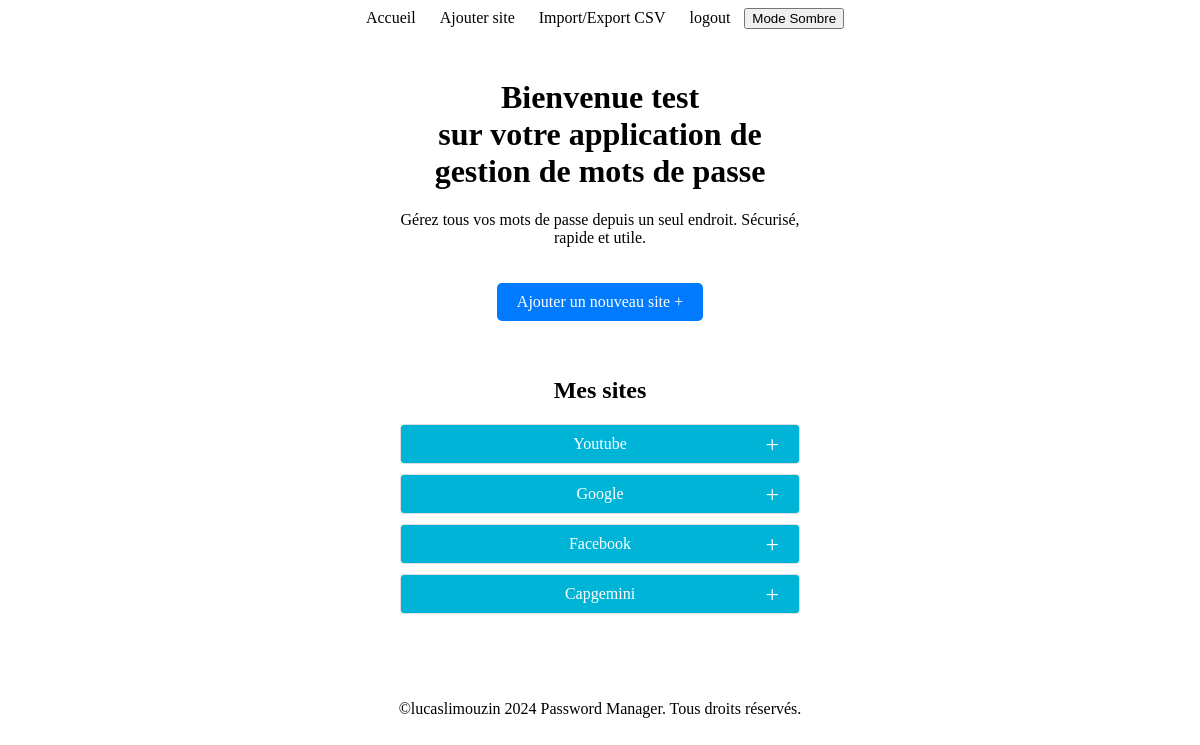
Before: /home/ (signed in) with the older database file.
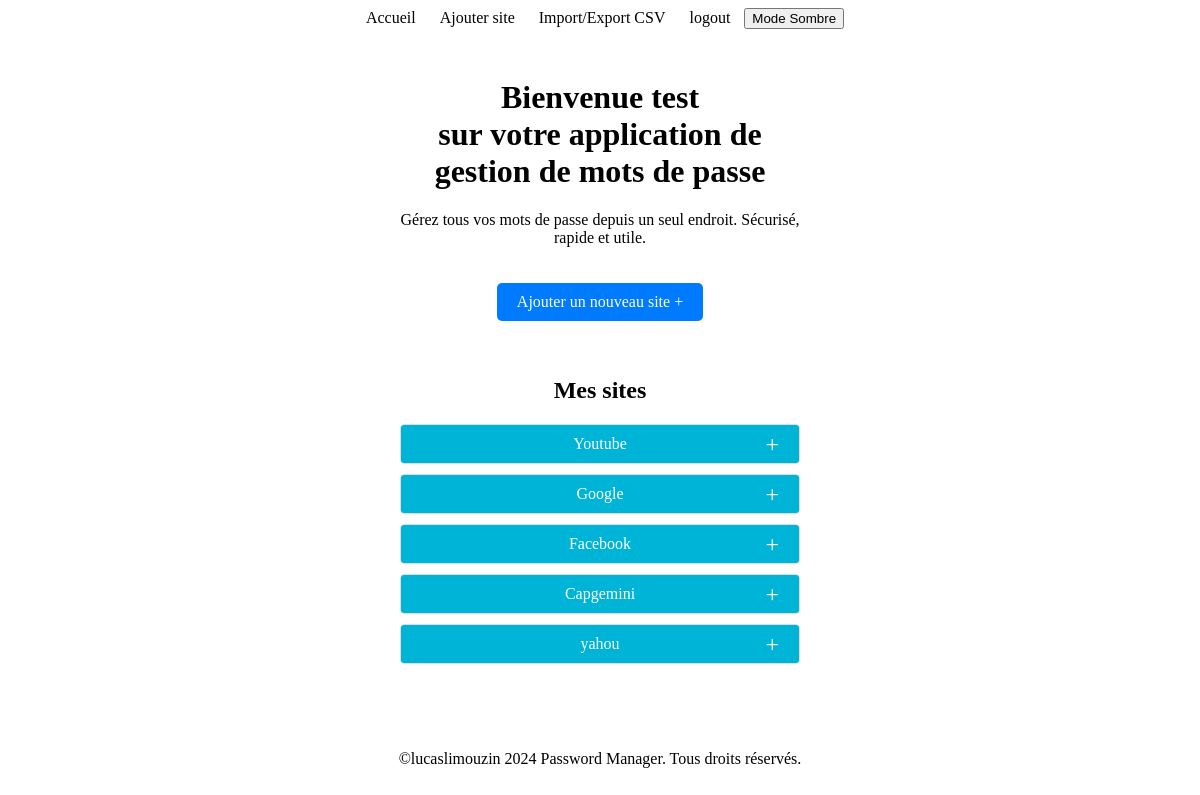
After: the same page with the newer database file.
### gestionpassword/models.py (models this page shows, shortened)
class SiteInfo(models.Model):
    user = models.ForeignKey(User, on_delete=models.CASCADE)
    site_name = models.CharField(max_length=100)
    site_url = models.URLField(max_length=200)
    username = models.CharField(max_length=100)
    password = models.CharField(max_length=100)
    id = models.AutoField(primary_key=True)
    def get_delete_url(self):
        return reverse('delete_site', args=[str(self.pk)])

### gestionpassword/views.py (the view)
# urls.py: path('home/', views.home_view, name='home'),
@login_required
def home_view(request):
    sites = SiteInfo.objects.filter(user=request.user)
    return render(request, 'gestionpassword/home.html', {'sites': sites})

### gestionpassword/templates/gestionpassword/home.html (shortened to what this page needs)
{% extends "gestionpassword/base.html" %}
{% load static %}
{% load my_filters %}
{% block content %}
  <div id="home-container">
    <h1>Bienvenue {{ user.username }} <br> sur votre application de gestion de mots de passe</h1>
    <p>Gérez tous vos mots de passe depuis un seul endroit. Sécurisé, rapide et utile.</p>
    <a href="{% url 'add_password' %}" class="btn">Ajouter un nouveau site +</a><br><br><br>
    <h2>Mes sites</h2>
    {% for site in sites %}
      <div class="accordeon">
        <div class="accordeon-header">{{ site.site_name }}</div>
      </div>
    {% endfor %}
  </div>
{% endblock %}

Changed rows visible on the page:
added SiteInfo: site_name "yahou"
